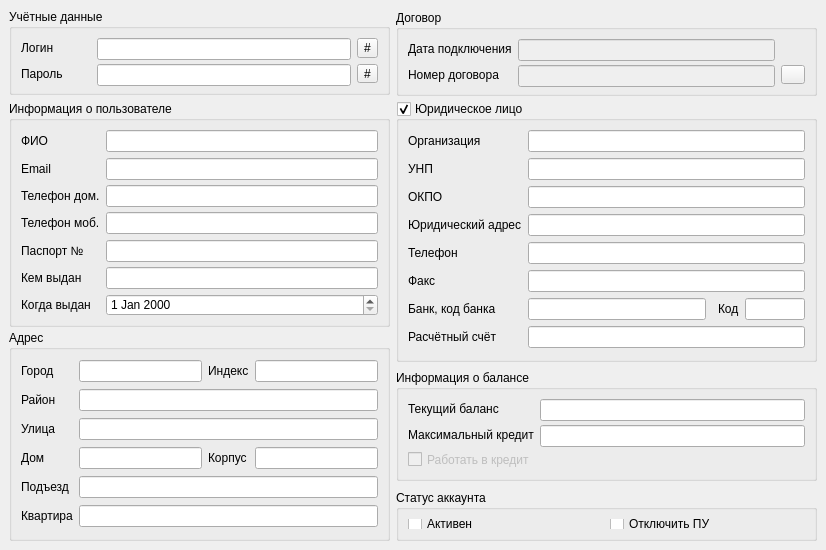
      <widget class="QWidget" name="tab_general">
       <attribute name="title">
        <string>Общее</string>
       </attribute>
       <widget class="QGroupBox" name="groupBox_account_data">
        <property name="geometry">
         <rect>
          <x>9</x>
          <y>9</y>
          <width>381</width>
          <height>86</height>
         </rect>
        </property>
        <property name="minimumSize">
         <size>
          <width>381</width>
          <height>82</height>
         </size>
        </property>
        <property name="maximumSize">
         <size>
          <width>381</width>
          <height>86</height>
         </size>
        </property>
        <property name="title">
         <string>Учётные данные</string>
        </property>
        <layout class="QGridLayout" name="gridLayout_3">
         <item row="0" column="0">
          <widget class="QLabel" name="label_username">
           <property name="minimumSize">
            <size>
             <width>70</width>
             <height>0</height>
            </size>
           </property>
           <property name="text">
            <string>Логин</string>
           </property>
          </widget>
         </item>
         <item row="0" column="1">
          <widget class="QLineEdit" name="lineEdit_username">
           <property name="minimumSize">
            <size>
             <width>0</width>
             <height>22</height>
            </size>
           </property>
          </widget>
         </item>
         <item row="0" column="2">
          <widget class="QToolButton" name="toolButton_generate_login">
           <property name="enabled">
            <bool>true</bool>
           </property>
           <property name="text">
            <string>#</string>
           </property>
          </widget>
         </item>
         <item row="1" column="0">
          <widget class="QLabel" name="label_password">
           <property name="text">
            <string>Пароль</string>
           </property>
          </widget>
         </item>
         <item row="1" column="1">
          <widget class="QLineEdit" name="lineEdit_password">
           <property name="minimumSize">
            <size>
             <width>0</width>
             <height>22</height>
            </size>
           </property>
          </widget>
         </item>
         <item row="1" column="2">
          <widget class="QToolButton" name="toolButton_generate_password">
           <property name="text">
            <string>#</string>
           </property>
          </widget>
         </item>
        </layout>
       </widget>
       <widget class="QGroupBox" name="groupBox_agreement">
        <property name="geometry">
         <rect>
          <x>396</x>
          <y>10</y>
          <width>421</width>
          <height>86</height>
         </rect>
        </property>
        <property name="minimumSize">
         <size>
          <width>391</width>
          <height>86</height>
         </size>
        </property>
        <property name="maximumSize">
         <size>
          <width>3910</width>
          <height>84</height>
         </size>
        </property>
        <property name="title">
         <string>Договор</string>
        </property>
        <layout class="QGridLayout" name="gridLayout_4">
         <item row="0" column="0">
          <widget class="QLabel" name="label_agreement_date">
           <property name="text">
            <string>Дата подключения</string>
           </property>
          </widget>
         </item>
         <item row="0" column="1">
          <widget class="QLineEdit" name="lineEdit_agreement_date">
           <property name="enabled">
            <bool>false</bool>
           </property>
           <property name="minimumSize">
            <size>
             <width>0</width>
             <height>22</height>
            </size>
           </property>
          </widget>
         </item>
         <item row="1" column="0">
          <widget class="QLabel" name="label_agreement_num">
           <property name="text">
            <string>Номер договора</string>
           </property>
          </widget>
         </item>
         <item row="1" column="1">
          <widget class="QLineEdit" name="lineEdit_agreement_num">
           <property name="enabled">
            <bool>false</bool>
           </property>
           <property name="minimumSize">
            <size>
             <width>0</width>
             <height>22</height>
            </size>
           </property>
          </widget>
         </item>
         <item row="1" column="2">
          <widget class="QToolButton" name="toolButton_agreement_print">
           <property name="text">
            <string/>
           </property>
           <property name="icon">
            <iconset>
             <normaloff>../images/printer.png</normaloff>../images/printer.png</iconset>
           </property>
          </widget>
         </item>
        </layout>
       </widget>
       <widget class="QGroupBox" name="groupBox_account_info">
        <property name="geometry">
         <rect>
          <x>9</x>
          <y>101</y>
          <width>381</width>
          <height>226</height>
         </rect>
        </property>
        <property name="minimumSize">
         <size>
          <width>381</width>
          <height>211</height>
         </size>
        </property>
        <property name="maximumSize">
         <size>
          <width>381</width>
          <height>16381</height>
         </size>
        </property>
        <property name="title">
         <string>Информация о пользователе</string>
        </property>
        <layout class="QGridLayout" name="gridLayout_8">
         <item row="0" column="0">
          <widget class="QLabel" name="label_name">
           <property name="text">
            <string>ФИО</string>
           </property>
           <property name="buddy">
            <cstring>lineEdit_name</cstring>
           </property>
          </widget>
         </item>
         <item row="0" column="1">
          <widget class="QLineEdit" name="lineEdit_name">
           <property name="minimumSize">
            <size>
             <width>0</width>
             <height>22</height>
            </size>
           </property>
          </widget>
         </item>
         <item row="1" column="0">
          <widget class="QLabel" name="label_address">
           <property name="text">
            <string>Email</string>
           </property>
          </widget>
         </item>
         <item row="1" column="1">
          <widget class="QLineEdit" name="lineEdit_email">
           <property name="minimumSize">
            <size>
             <width>0</width>
             <height>22</height>
            </size>
           </property>
          </widget>
         </item>
         <item row="2" column="0">
          <widget class="QLabel" name="label_phone_h">
           <property name="text">
            <string>Телефон дом.</string>
           </property>
          </widget>
         </item>
         <item row="2" column="1">
          <widget class="QLineEdit" name="lineEdit_phone_h">
           <property name="minimumSize">
            <size>
             <width>0</width>
             <height>22</height>
            </size>
           </property>
          </widget>
         </item>
         <item row="4" column="0">
          <widget class="QLabel" name="label_passport_n">
           <property name="text">
            <string>Паспорт №</string>
           </property>
          </widget>
         </item>
         <item row="4" column="1">
          <widget class="QLineEdit" name="lineEdit_passport_n">
           <property name="minimumSize">
            <size>
             <width>0</width>
             <height>22</height>
            </size>
           </property>
          </widget>
         </item>
         <item row="5" column="0">
          <widget class="QLabel" name="label_passport_give">
           <property name="text">
            <string>Кем выдан</string>
           </property>
          </widget>
         </item>
         <item row="5" column="1">
          <widget class="QLineEdit" name="lineEdit_passport_given">
           <property name="minimumSize">
            <size>
             <width>0</width>
             <height>22</height>
            </size>
           </property>
          </widget>
         </item>
         <item row="6" column="0">
          <widget class="QLabel" name="label_passport_date">
           <property name="text">
            <string>Когда выдан</string>
           </property>
          </widget>
         </item>
         <item row="6" column="1">
          <widget class="QDateEdit" name="dateEdit_passport_date">
           <property name="minimumSize">
            <size>
             <width>0</width>
             <height>22</height>
            </size>
           </property>
          </widget>
         </item>
         <item row="3" column="1">
          <widget class="QLineEdit" name="lineEdit_phone_m">
           <property name="minimumSize">
            <size>
             <width>0</width>
             <height>22</height>
            </size>
           </property>
          </widget>
         </item>
         <item row="3" column="0">
          <widget class="QLabel" name="label_phone_m">
           <property name="text">
            <string>Телефон моб.</string>
           </property>
          </widget>
         </item>
        </layout>
       </widget>
       <widget class="QGroupBox" name="groupBox_urdata">
        <property name="geometry">
         <rect>
          <x>396</x>
          <y>101</y>
          <width>421</width>
          <height>261</height>
         </rect>
        </property>
        <property name="minimumSize">
         <size>
          <width>391</width>
          <height>241</height>
         </size>
        </property>
        <property name="maximumSize">
         <size>
          <width>16381</width>
          <height>261</height>
         </size>
        </property>
        <property name="title">
         <string>Юридическое лицо</string>
        </property>
        <property name="checkable">
         <bool>true</bool>
        </property>
        <layout class="QGridLayout" name="gridLayout_7">
         <item row="0" column="0">
          <widget class="QLabel" name="label_organization">
           <property name="text">
            <string>Организация</string>
           </property>
          </widget>
         </item>
         <item row="0" column="1" colspan="4">
          <widget class="QLineEdit" name="lineEdit_organization">
           <property name="minimumSize">
            <size>
             <width>0</width>
             <height>22</height>
            </size>
           </property>
          </widget>
         </item>
         <item row="10" column="0">
          <widget class="QLabel" name="label_bank">
           <property name="text">
            <string>Банк, код банка</string>
           </property>
          </widget>
         </item>
         <item row="10" column="1">
          <widget class="QLineEdit" name="lineEdit_bank">
           <property name="minimumSize">
            <size>
             <width>0</width>
             <height>22</height>
            </size>
           </property>
          </widget>
         </item>
         <item row="3" column="1" colspan="4">
          <widget class="QLineEdit" name="lineEdit_uraddress">
           <property name="minimumSize">
            <size>
             <width>0</width>
             <height>22</height>
            </size>
           </property>
          </widget>
         </item>
         <item row="3" column="0">
          <widget class="QLabel" name="label_uraddress">
           <property name="text">
            <string>Юридический адрес</string>
           </property>
          </widget>
         </item>
         <item row="4" column="1" colspan="4">
          <widget class="QLineEdit" name="lineEdit_urphone">
           <property name="minimumSize">
            <size>
             <width>0</width>
             <height>22</height>
            </size>
           </property>
          </widget>
         </item>
         <item row="4" column="0">
          <widget class="QLabel" name="label_urphone">
           <property name="text">
            <string>Телефон</string>
           </property>
          </widget>
         </item>
         <item row="5" column="1" colspan="4">
          <widget class="QLineEdit" name="lineEdit_fax">
           <property name="minimumSize">
            <size>
             <width>0</width>
             <height>22</height>
            </size>
           </property>
          </widget>
         </item>
         <item row="5" column="0">
          <widget class="QLabel" name="label_fax">
           <property name="text">
            <string>Факс</string>
           </property>
          </widget>
         </item>
         <item row="10" column="3">
          <widget class="QLabel" name="label_bank_code">
           <property name="text">
            <string>Код</string>
           </property>
          </widget>
         </item>
         <item row="10" column="4">
          <widget class="QLineEdit" name="lineEdit_bank_code">
           <property name="minimumSize">
            <size>
             <width>0</width>
             <height>22</height>
            </size>
           </property>
           <property name="maximumSize">
            <size>
             <width>60</width>
             <height>16777215</height>
            </size>
           </property>
          </widget>
         </item>
         <item row="11" column="1" colspan="4">
          <widget class="QLineEdit" name="lineEdit_rs">
           <property name="minimumSize">
            <size>
             <width>0</width>
             <height>22</height>
            </size>
           </property>
          </widget>
         </item>
         <item row="11" column="0">
          <widget class="QLabel" name="label_rs">
           <property name="text">
            <string>Расчётный счёт</string>
           </property>
          </widget>
         </item>
         <item row="1" column="1" colspan="4">
          <widget class="QLineEdit" name="lineEdit_unp">
           <property name="minimumSize">
            <size>
             <width>0</width>
             <height>22</height>
            </size>
           </property>
          </widget>
         </item>
         <item row="1" column="0">
          <widget class="QLabel" name="label_unp">
           <property name="text">
            <string>УНП</string>
           </property>
          </widget>
         </item>
         <item row="2" column="1" colspan="4">
          <widget class="QLineEdit" name="lineEdit_okpo">
           <property name="minimumSize">
            <size>
             <width>0</width>
             <height>22</height>
            </size>
           </property>
          </widget>
         </item>
         <item row="2" column="0">
          <widget class="QLabel" name="label_okpo">
           <property name="text">
            <string>ОКПО</string>
           </property>
          </widget>
         </item>
        </layout>
       </widget>
       <widget class="QGroupBox" name="groupBox_address">
        <property name="geometry">
         <rect>
          <x>9</x>
          <y>330</y>
          <width>381</width>
          <height>211</height>
         </rect>
        </property>
        <property name="minimumSize">
         <size>
          <width>381</width>
          <height>181</height>
         </size>
        </property>
        <property name="maximumSize">
         <size>
          <width>381</width>
          <height>211</height>
         </size>
        </property>
        <property name="title">
         <string>Адрес</string>
        </property>
        <layout class="QGridLayout" name="gridLayout_2">
         <item row="0" column="0">
          <widget class="QLabel" name="label_city">
           <property name="text">
            <string>Город</string>
           </property>
          </widget>
         </item>
         <item row="0" column="1">
          <widget class="QLineEdit" name="lineEdit_city">
           <property name="minimumSize">
            <size>
             <width>0</width>
             <height>22</height>
            </size>
           </property>
           <property name="text">
            <string/>
           </property>
          </widget>
         </item>
         <item row="1" column="0">
          <widget class="QLabel" name="label_region">
           <property name="text">
            <string>Район</string>
           </property>
          </widget>
         </item>
         <item row="1" column="1" colspan="3">
          <widget class="QLineEdit" name="lineEdit_region">
           <property name="minimumSize">
            <size>
             <width>0</width>
             <height>22</height>
            </size>
           </property>
          </widget>
         </item>
         <item row="2" column="0">
          <widget class="QLabel" name="label_street">
           <property name="text">
            <string>Улица</string>
           </property>
          </widget>
         </item>
         <item row="2" column="1" colspan="3">
          <widget class="QLineEdit" name="lineEdit_street">
           <property name="minimumSize">
            <size>
             <width>0</width>
             <height>22</height>
            </size>
           </property>
          </widget>
         </item>
         <item row="3" column="0">
          <widget class="QLabel" name="label_house">
           <property name="text">
            <string>Дом</string>
           </property>
          </widget>
         </item>
         <item row="3" column="1">
          <widget class="QLineEdit" name="lineEdit_house">
           <property name="minimumSize">
            <size>
             <width>0</width>
             <height>22</height>
            </size>
           </property>
          </widget>
         </item>
         <item row="3" column="2">
          <widget class="QLabel" name="label_house_bulk">
           <property name="text">
            <string>Корпус</string>
           </property>
          </widget>
         </item>
         <item row="3" column="3">
          <widget class="QLineEdit" name="lineEdit_house_bulk">
           <property name="minimumSize">
            <size>
             <width>0</width>
             <height>22</height>
            </size>
           </property>
          </widget>
         </item>
         <item row="5" column="0">
          <widget class="QLabel" name="label_room">
           <property name="text">
            <string>Квартира</string>
           </property>
          </widget>
         </item>
         <item row="5" column="1" colspan="3">
          <widget class="QLineEdit" name="lineEdit_room">
           <property name="minimumSize">
            <size>
             <width>0</width>
             <height>22</height>
            </size>
           </property>
          </widget>
         </item>
         <item row="0" column="2">
          <widget class="QLabel" name="label_20">
           <property name="text">
            <string>Индекс</string>
           </property>
          </widget>
         </item>
         <item row="0" column="3">
          <widget class="QLineEdit" name="lineEdit_postcode">
           <property name="minimumSize">
            <size>
             <width>0</width>
             <height>22</height>
            </size>
           </property>
          </widget>
         </item>
         <item row="4" column="1" colspan="3">
          <widget class="QLineEdit" name="lineEdit_entrance">
           <property name="minimumSize">
            <size>
             <width>0</width>
             <height>22</height>
            </size>
           </property>
          </widget>
         </item>
         <item row="4" column="0">
          <widget class="QLabel" name="label_entrance">
           <property name="text">
            <string>Подъезд</string>
           </property>
          </widget>
         </item>
        </layout>
       </widget>
       <widget class="QGroupBox" name="groupBox_balance_info">
        <property name="geometry">
         <rect>
          <x>396</x>
          <y>370</y>
          <width>421</width>
          <height>111</height>
         </rect>
        </property>
        <property name="minimumSize">
         <size>
          <width>391</width>
          <height>0</height>
         </size>
        </property>
        <property name="maximumSize">
         <size>
          <width>3910</width>
          <height>1656465</height>
         </size>
        </property>
        <property name="title">
         <string>Информация о балансе</string>
        </property>
        <layout class="QGridLayout" name="gridLayout_9">
         <item row="0" column="0">
          <widget class="QLabel" name="label_balance">
           <property name="text">
            <string>Текущий баланс</string>
           </property>
           <property name="buddy">
            <cstring>lineEdit_balance</cstring>
           </property>
          </widget>
         </item>
         <item row="0" column="1">
          <widget class="QLineEdit" name="lineEdit_balance">
           <property name="minimumSize">
            <size>
             <width>0</width>
             <height>22</height>
            </size>
           </property>
          </widget>
         </item>
         <item row="1" column="0">
          <widget class="QLabel" name="label_credit">
           <property name="text">
            <string>Максимальный кредит</string>
           </property>
           <property name="buddy">
            <cstring>lineEdit_credit</cstring>
           </property>
          </widget>
         </item>
         <item row="1" column="1">
          <widget class="QLineEdit" name="lineEdit_credit">
           <property name="minimumSize">
            <size>
             <width>0</width>
             <height>22</height>
            </size>
           </property>
          </widget>
         </item>
         <item row="2" column="0" colspan="2">
          <widget class="QCheckBox" name="checkBox_credit">
           <property name="enabled">
            <bool>false</bool>
           </property>
           <property name="text">
            <string>Работать в кредит</string>
           </property>
          </widget>
         </item>
        </layout>
       </widget>
       <widget class="QGroupBox" name="groupBox_status">
        <property name="geometry">
         <rect>
          <x>396</x>
          <y>490</y>
          <width>421</width>
          <height>51</height>
         </rect>
        </property>
        <property name="maximumSize">
         <size>
          <width>16777215</width>
          <height>51</height>
         </size>
        </property>
        <property name="title">
         <string>Статус аккаунта</string>
        </property>
        <layout class="QHBoxLayout" name="horizontalLayout">
         <item>
          <widget class="QCheckBox" name="checkBox_active">
           <property name="text">
            <string>Активен</string>
           </property>
          </widget>
         </item>
         <item>
          <widget class="QCheckBox" name="checkBox_suspended">
           <property name="text">
            <string>Отключить ПУ</string>
           </property>
          </widget>
         </item>
        </layout>
       </widget>
      </widget>
